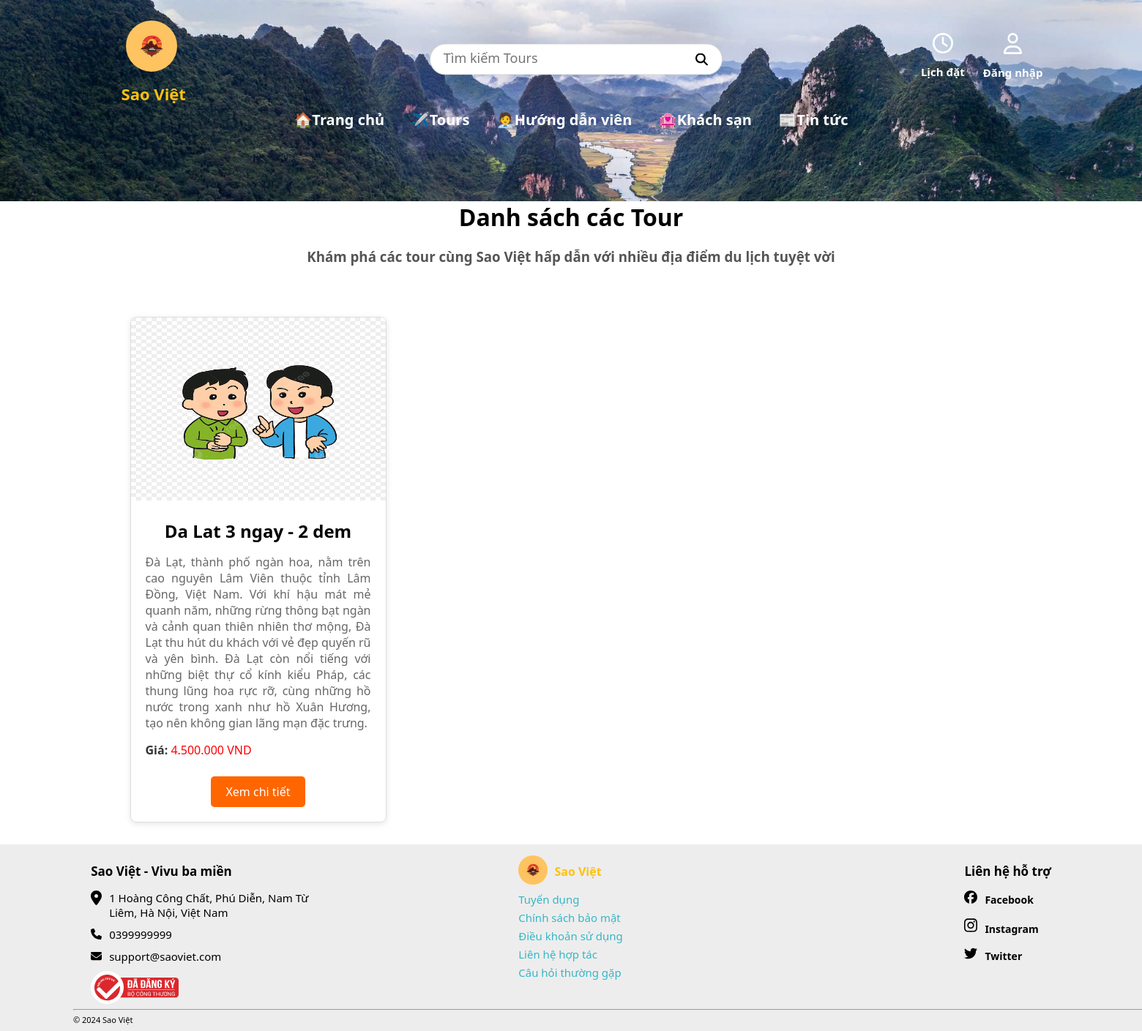
The app's page /index.php?controller=tour&action=list, older data.
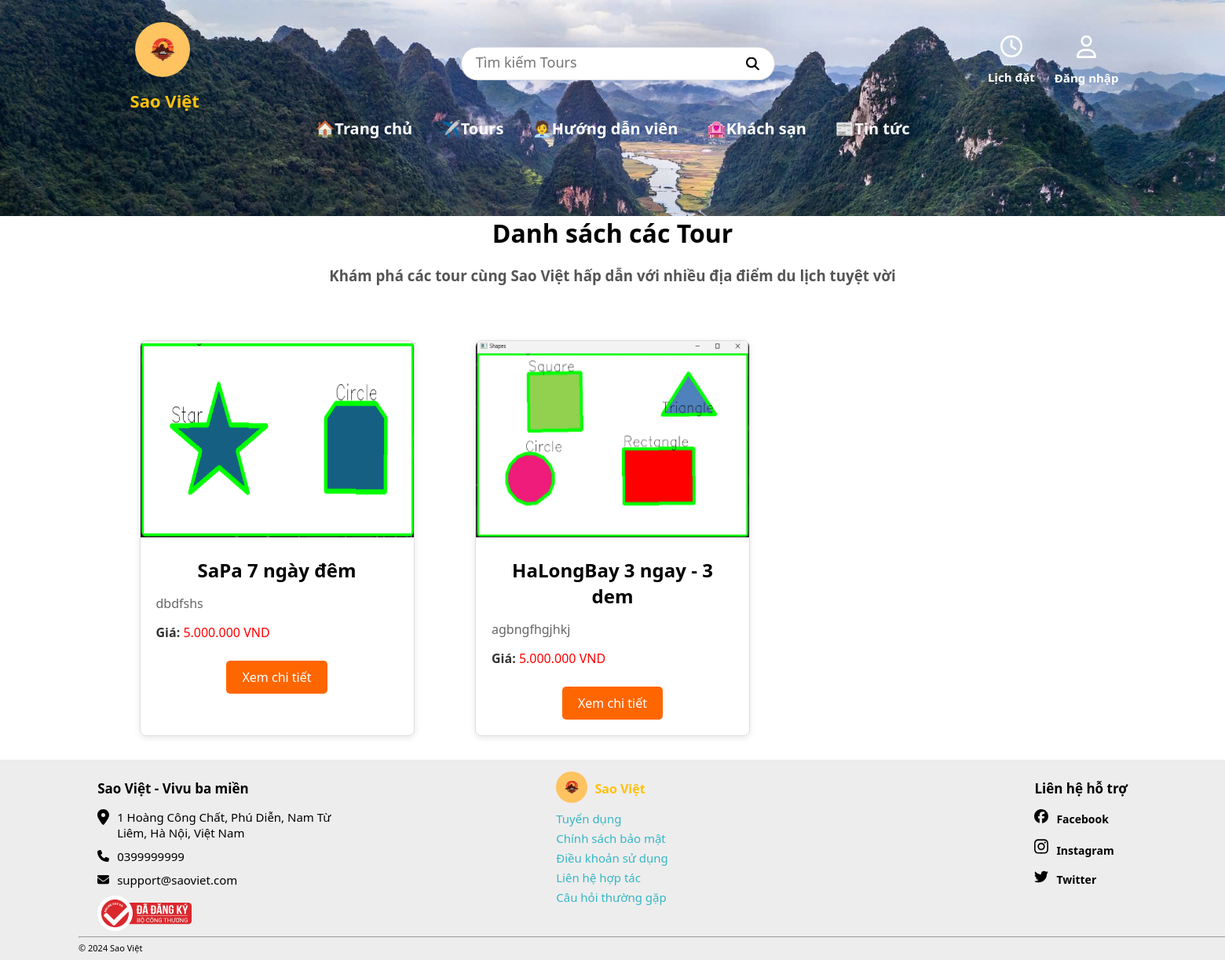
The same page, newer data.
### tables this page shows
CREATE TABLE `tour` (
  `MaTour` int(11) NOT NULL,
  `TenTour` varchar(300) NOT NULL,
  `AnhTour` varchar(100) NOT NULL,
  `MoTa` text NOT NULL,
  `GiaTour` varchar(50) NOT NULL,
  `GioiThieu` text DEFAULT NULL,
  `MaCD` int(5) DEFAULT NULL
);

### Controllers/BaseController.php (called while the page is built, shortened)
<?php
    class BaseController {
        protected function view($viewPath, array $data = []) {
            require(self::VIEW_FORDER_NAME .'/'. str_replace('.', '/', $viewPath).'.php');
        }
    }
?>

### Controllers/tourController.php (called while the page is built, shortened)
<?php
    class TourController extends BaseController {
        public $tourModel;
        public function __construct() {
            $this->tourModel = new TourModel();
        }
        public function list() {
            if(isset($_REQUEST['id']) && $_REQUEST['id'] != '') {
                $value = $_REQUEST['id'];
                $tours = $this->tourModel->getById(['*'],"MaCD", $value);
                return $this->view("tour.list", [
                    'tours' => $tours
                ]);
            }
            else {
                $tours = $this->tourModel->getAll();
                return $this->view("tour.list", [
                    'tours' => $tours
                ]);
            }
        }
    }

### Core/Database.php (called while the page is built, shortened)
<?php
class Database
{
    public function connect()
    {
        $conn = mysqli_connect(self::HOST, self::USER, self::PASS, self::DB_NAME);
        mysqli_set_charset($conn, 'utf8');
        return $conn;
    }
}

### Models/BaseModel.php (called while the page is built, shortened)
<?php
class BaseModel extends Database {
    protected $connect;
    public function __construct() {
        $this->connect = $this->connect();
    }
    public function all($table, $select = ['*']) {
        $columns = implode(', ', $select);
        $sql = "SELECT {$columns} FROM {$table}";
        $query = $this->_query($sql);
        $data = [];
        while ($row = mysqli_fetch_object($query)) {
            array_push($data, $row);
        }
        return $data;
    }
    private function _query($sql) {
        return mysqli_query($this->connect, $sql);
    }
}

### Models/tourModel.php (called while the page is built, shortened)
<?php
    class TourModel extends BaseModel {
        public function getAll($columns = ['*']) {
            return $this->all(self::TABLE, $columns);
        }
    }
?>

### Views/tour/list.php (the view)
<?php if(!empty($tours)):?>
    <div class="tour-detail">
        <h1>Danh sách các Tour</h1>
        <h3>Khám phá các tour cùng Sao Việt hấp dẫn với nhiều địa điểm du lịch tuyệt vời</h3>
        <div class="tour-list">
            <?php foreach($tours as $value):?>
                <div class="tour-item">
                    <img src="./Admin/public/img/tour/<?=$value->AnhTour?>" alt="anh">
                    <div class="tour-info">
                        <h2><?=$value->TenTour?></h2>
                        <p><?=$value->GioiThieu?></p>
                        <p id="cost"><strong>Giá:</strong> <?=$value->GiaTour?> VND</p>
                        <a href="index.php?controller=tour&action=detail&id=<?=$value->MaTour?>" class="btn-detail">Xem chi tiết</a>
                    </div>
                </div>
            <?php endforeach;?>
        </div>
    </div>
<?php else: ?>
    <div style="width: 100%; height: 650px;">
        <h2>Không tìm được Tour phù hợp!</h2>
    </div>
<?php endif; ?>

Row changes from the older to the newer data that the page shows:
removed tour: AnhTour (picture), TenTour "Da Lat 3 ngay - 2 dem", GioiThieu "Đà Lạt, thành phố ngàn hoa, nằm trên cao nguyên Lâm Viên thuộc tỉnh Lâm Đồng, Việt Nam. Với khí hậu mát mẻ quanh năm, những rừng thông bạt ngàn và cảnh quan thiên nhiên thơ mộng, Đà Lạt thu hút du khách với vẻ đẹp quyến rũ và yên bình. Đà Lạt còn nổi tiếng với những biệt thự cổ kính kiểu Pháp, các thung lũng hoa rực rỡ, cùng những hồ nước trong xanh như hồ Xuân Hương, tạo nên không gian lãng mạn đặc trưng.", GiaTour "4.500.000"
added tour: AnhTour (picture), TenTour "SaPa 7 ngày đêm", GioiThieu "dbdfshs", GiaTour "5.000.000"
added tour: AnhTour (picture), TenTour "HaLongBay 3 ngay - 3 dem", GioiThieu "agbngfhgjhkj", GiaTour "5.000.000"
